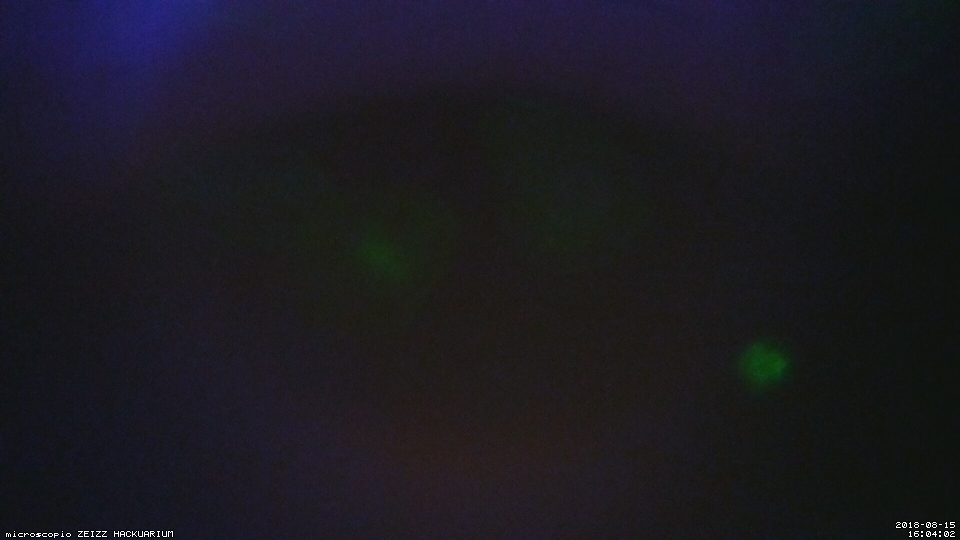
#> input picture FluoImageOverlay/2018-08-15/16-04-02.jpg, 1920 x 1080 px (shown at 1/2 size)
$ python Overlay.py 2018-08-15/16-04-02.jpg 2018-08-15/16-04-17.jpg
#> lines starting #> are read from the running program, lines starting #| are printed output that depends on the picture
# GOAL: overlay image + fluo image
import numpy as np
import cv2
import sys

if __name__ == '__main__':

    # [8 lines of commented-out code are left out]

    fluo = cv2.imread(sys.argv[1])
#> fluo is the input picture: shape (1080, 1920, 3); mean B, G, R 33.3, 25.8, 27.3
    original = cv2.imread(sys.argv[2])
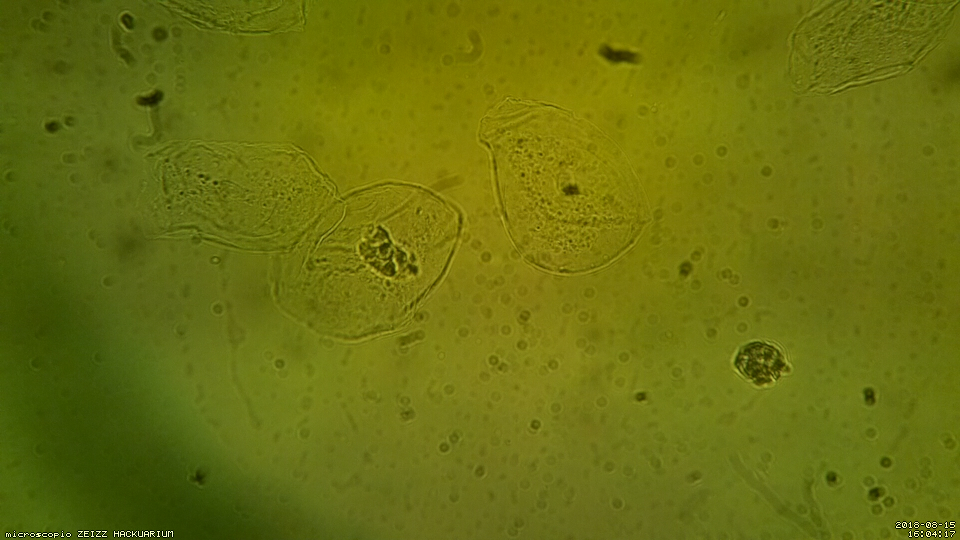
#> input picture FluoImageOverlay/2018-08-15/16-04-17.jpg, 1920 x 1080 px (shown at 1/2 size)
#> original is the input picture: shape (1080, 1920, 3); mean B, G, R 14.1, 111.9, 105.6

    img = cv2.cvtColor(original, cv2.COLOR_BGR2GRAY)
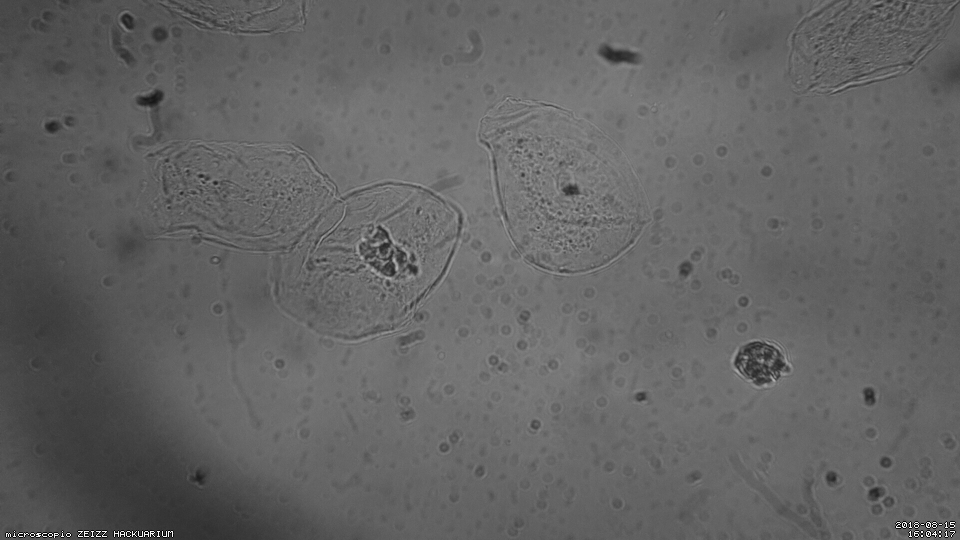
#> img: shape (1080, 1920) (shown at 1/2 size); min 8, max 248, mean 98.9
    img = cv2.cvtColor(img, cv2.COLOR_GRAY2BGR)
#> img: shape (1080, 1920, 3)

    fluo = cv2.resize(fluo, (0, 0), fx=0.5, fy=0.5)
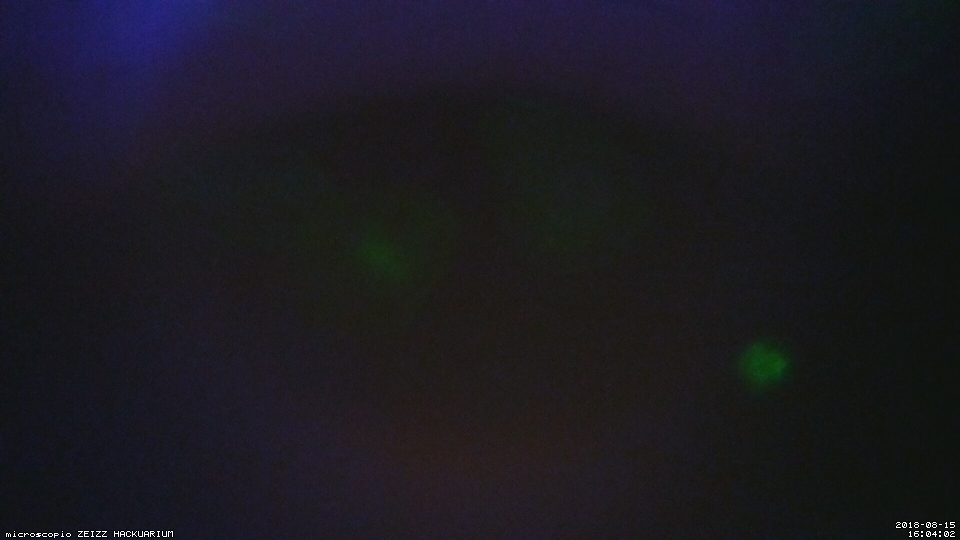
#> fluo: shape (540, 960, 3); mean B, G, R 33.4, 25.9, 27.4
    img = cv2.resize(img, (0, 0), fx=0.5, fy=0.5)
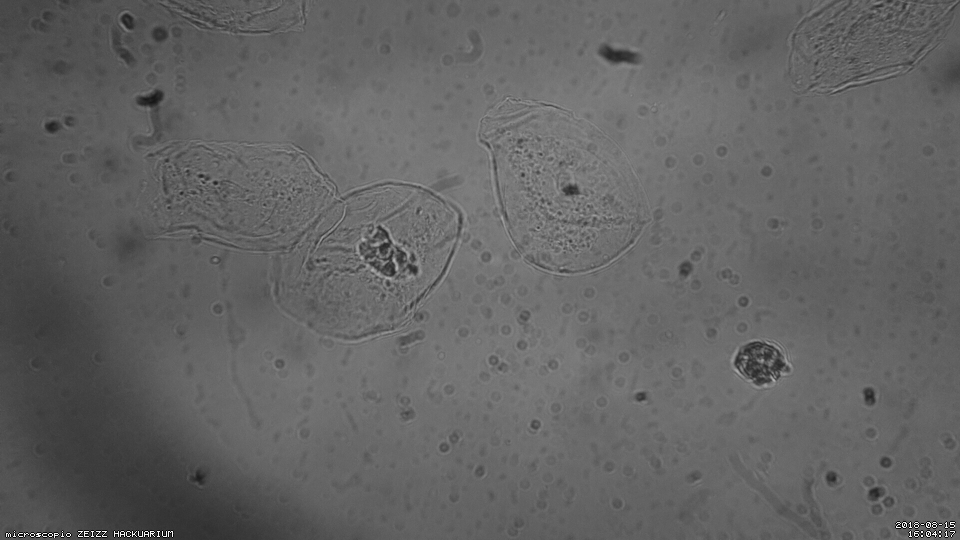
#> img: shape (540, 960, 3); min 8, max 247, mean 99

    # [6 lines of commented-out code are left out]
    dst = cv2.addWeighted(img, 1, fluo, 2, 0)
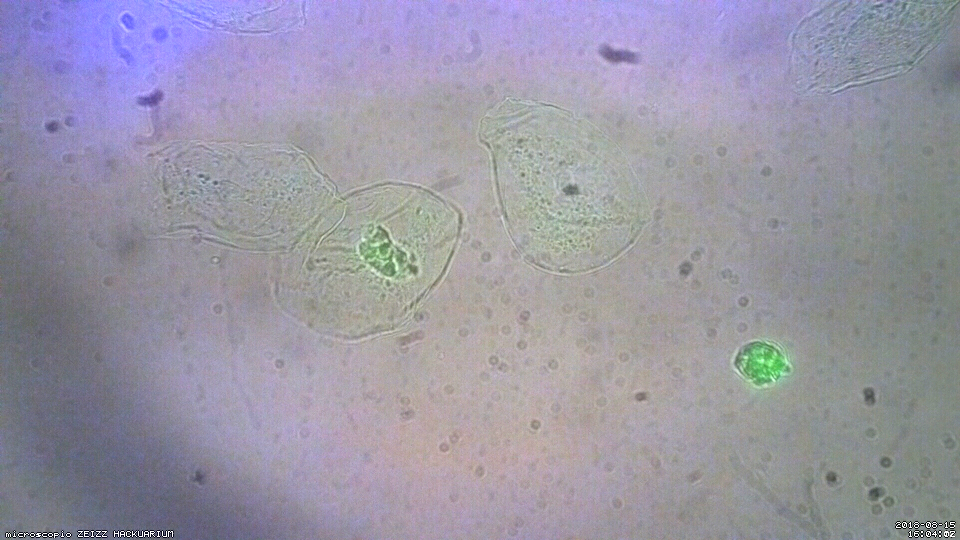
#> dst: shape (540, 960, 3); mean B, G, R 164.9, 150.4, 153.3
    cv2.imshow('Overlay', dst)

    cv2.waitKey(0)
